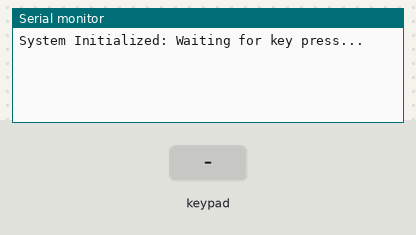
Recording of a sketch running on a simulated Arduino Uno, built with avr-gcc and run on an emulated ATmega328P. Shown: the last lines printed to the serial monitor. The test bench sets the inputs (shaded band).

Above: at 1.2 s.
1.3 s: key '1' pressed
At 2.4 s:
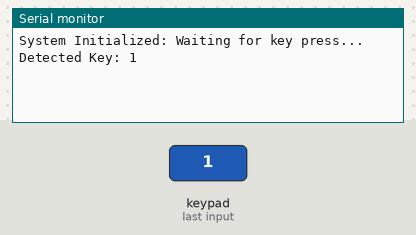
2.8 s: keypad keys 9 8 7 6 # pressed 0.4 s apart
At 4.9 s:
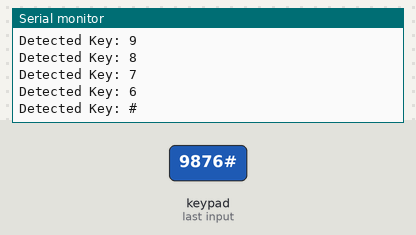
6.3 s: key 'A' pressed
At 7.5 s:
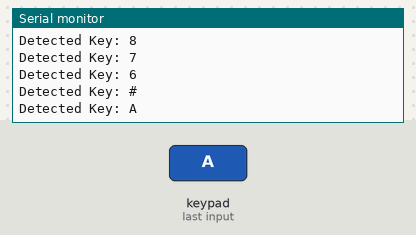
7.8 s: keypad keys 9 8 7 6 * pressed 0.4 s apart
At 9.7 s:
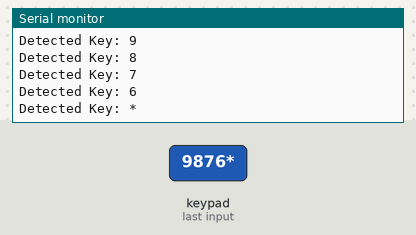
11.3 s: key 'B' pressed
At 12.5 s:
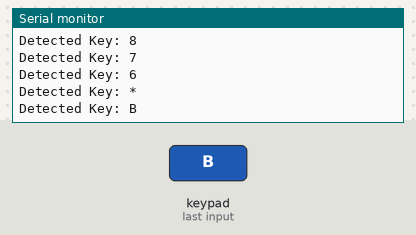
12.8 s: keypad keys 9 8 7 6 D pressed 0.4 s apart
At 14.9 s:
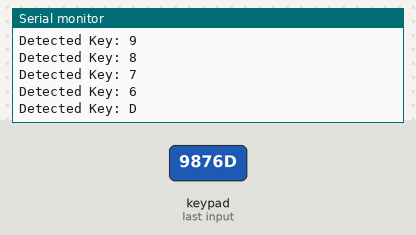
Timing chart, 0 to 16.4 s (numbered marks = the images above; inputs shaded):
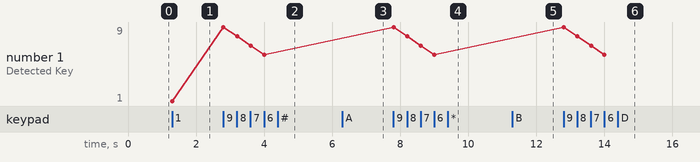

Measured:
- after the input at 1.3 s, the serial monitor: prints a new line at once (image 1)
- after the input at 2.8 s, the serial monitor: prints a new line at once (image 2)
- after the input at 6.3 s, the serial monitor: prints a new line at once (image 3)
- after the input at 7.8 s, the serial monitor: prints a new line at once (image 4)
- after the input at 11.3 s, the serial monitor: prints a new line at once (image 5)
- after the input at 12.8 s, the serial monitor: prints a new line at once (image 6)
- plotted number 1: 1 → 6 after the input at 2.8 s

The sketch:

4_4_keypad_interfacing_with_arduino_uno_1.ino
```cpp
// C++ code
// Owner: Diganto
// CE, KUET
// Title: 4x4 Keypad Interface with Arduino Uno

#include <Keypad.h>

// --- Keypad configuration ---
const byte NUM_ROWS = 4;
const byte NUM_COLS = 4;

// Key layout on the keypad
char keypadLayout[NUM_ROWS][NUM_COLS] = {
  {'1', '2', '3', 'A'},
  {'4', '5', '6', 'B'},
  {'7', '8', '9', 'C'},
  {'*', '0', '#', 'D'}
};

// Arduino pin connections
byte rowPins[NUM_ROWS] = {9, 8, 7, 6};
byte colPins[NUM_COLS] = {5, 4, 3, 2};

// Create Keypad object
Keypad myKeypad = Keypad(makeKeymap(keypadLayout), rowPins, colPins, NUM_ROWS, NUM_COLS);

void setup() {
  // Initialize serial monitor
  Serial.begin(9600);
  Serial.println("System Initialized: Waiting for key press...");
}

void loop() {
  // Fetch key press
  char pressedKey = myKeypad.getKey();

  if (pressedKey != NO_KEY) {
    // Display the pressed key
    displayKey(pressedKey);
  }
}

// Function to print key to Serial Monitor
void displayKey(char key) {
  Serial.print("Detected Key: ");
  Serial.println(key);
}
```
